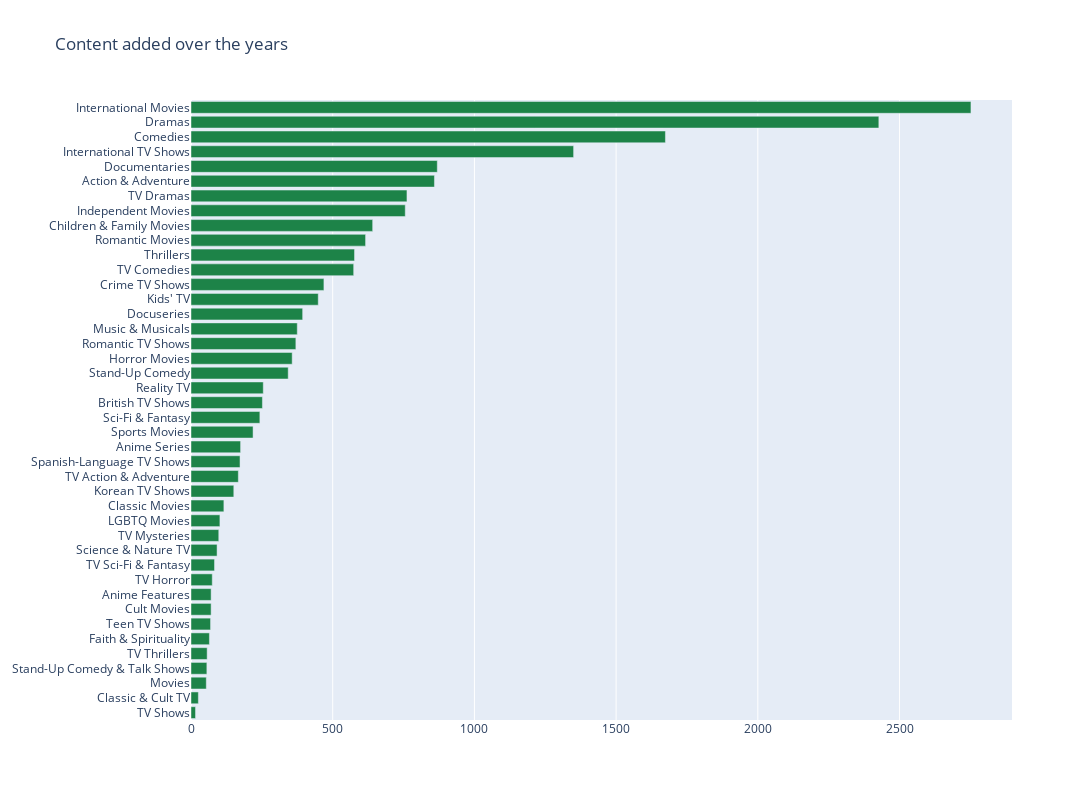

Notebook code cell kept with this figure:
### Markdown cell above
##### ***4.8). What are the top Categories ?***

### Code cell
col = "listed_in"
categories = ", ".join(df['listed_in']).split(", ")
counter_list = Counter(categories).most_common(50)
labels = [_[0] for _ in counter_list][::-1]
values = [_[1] for _ in counter_list][::-1]
trace1 = go.Bar(y=labels, x=values, orientation="h", name="TV Shows", marker=dict(color="#1d8348"))

data = [trace1]
layout = go.Layout(title="Content added over the years", legend=dict(x=0.1, y=1.1, orientation="h"),width=1200,height=800)
fig = go.Figure(data, layout=layout)
fig.show()

### Figure 1 — Plotly figure (JSON) as saved in the notebook; plotly's stock layout.template omitted (floating-point values rounded to 4 significant figures)
{"data": [{"marker": {"color": "#1d8348"}, "name": "TV Shows", "orientation": "h", "type": "bar", "x": [16, 26, 54, 56, 57, 65, 69, 71, 71, 75, 83, 92, 98, 102, 116, 151, 167, 173, 175, 219, 243, 252, 255, 343, 357, 370, 375, 394, 449, 469, 574, 577, 616, 641, 756, 762, 859, 869, 1350, 1674, 2427, 2752], "y": ["TV Shows", "Classic & Cult TV", "Movies", "Stand-Up Comedy & Talk Shows", "TV Thrillers", "Faith & Spirituality", "Teen TV Shows", "Cult Movies", "Anime Features", "TV Horror", "TV Sci-Fi & Fantasy", "Science & Nature TV", "TV Mysteries", "LGBTQ Movies", "Classic Movies", "Korean TV Shows", "TV Action & Adventure", "Spanish-Language TV Shows", "Anime Series", "Sports Movies", "Sci-Fi & Fantasy", "British TV Shows", "Reality TV", "Stand-Up Comedy", "Horror Movies", "Romantic TV Shows", "Music & Musicals", "Docuseries", "Kids' TV", "Crime TV Shows", "TV Comedies", "Thrillers", "Romantic Movies", "Children & Family Movies", "Independent Movies", "TV Dramas", "Action & Adventure", "Documentaries", "International TV Shows", "Comedies", "Dramas", "International Movies"]}], "layout": {"height": 800, "legend": {"orientation": "h", "x": 0.1, "y": 1.1}, "title": {"text": "Content added over the years"}, "width": 1200}}
